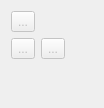
      <widget class="QWidget" name="page_2">
       <property name="geometry">
        <rect>
         <x>0</x>
         <y>0</y>
         <width>104</width>
         <height>108</height>
        </rect>
       </property>
       <property name="sizePolicy">
        <sizepolicy hsizetype="Expanding" vsizetype="Maximum">
         <horstretch>0</horstretch>
         <verstretch>0</verstretch>
        </sizepolicy>
       </property>
       <property name="toolTip">
        <string>Tools for creating lines.</string>
       </property>
       <attribute name="icon">
        <iconset resource="../../libs/vmisc/share/resources/icon.qrc">
         <normaloff>:/icon/16x16/toolsectionline.png</normaloff>:/icon/16x16/toolsectionline.png</iconset>
       </attribute>
       <attribute name="label">
        <string>Line</string>
       </attribute>
       <attribute name="toolTip">
        <string>Line</string>
       </attribute>
       <layout class="QFormLayout" name="formLayout_2">
        <item row="0" column="0">
         <widget class="QToolButton" name="toolButtonPointerLine">
          <property name="enabled">
           <bool>false</bool>
          </property>
          <property name="toolTip">
           <string>Tool pointer</string>
          </property>
          <property name="text">
           <string notr="true">...</string>
          </property>
          <property name="icon">
           <iconset resource="../../libs/vmisc/share/resources/icon.qrc">
            <normaloff>:/icon/32x32/arrow_cursor.png</normaloff>:/icon/32x32/arrow_cursor.png</iconset>
          </property>
          <property name="iconSize">
           <size>
            <width>32</width>
            <height>32</height>
           </size>
          </property>
          <property name="checkable">
           <bool>true</bool>
          </property>
         </widget>
        </item>
        <item row="2" column="0">
         <widget class="QToolButton" name="toolButtonLine">
          <property name="enabled">
           <bool>false</bool>
          </property>
          <property name="toolTip">
           <string>Line between points</string>
          </property>
          <property name="text">
           <string notr="true">...</string>
          </property>
          <property name="icon">
           <iconset resource="share/resources/toolicon.qrc">
            <normaloff>:/toolicon/32x32/line.png</normaloff>:/toolicon/32x32/line.png</iconset>
          </property>
          <property name="iconSize">
           <size>
            <width>32</width>
            <height>32</height>
           </size>
          </property>
          <property name="checkable">
           <bool>true</bool>
          </property>
         </widget>
        </item>
        <item row="2" column="1">
         <widget class="QToolButton" name="toolButtonLineIntersect">
          <property name="enabled">
           <bool>false</bool>
          </property>
          <property name="toolTip">
           <string>Point at line intersection</string>
          </property>
          <property name="text">
           <string notr="true">...</string>
          </property>
          <property name="icon">
           <iconset resource="share/resources/toolicon.qrc">
            <normaloff>:/toolicon/32x32/intersect.png</normaloff>:/toolicon/32x32/intersect.png</iconset>
          </property>
          <property name="iconSize">
           <size>
            <width>32</width>
            <height>32</height>
           </size>
          </property>
          <property name="checkable">
           <bool>true</bool>
          </property>
         </widget>
        </item>
       </layout>
      </widget>
